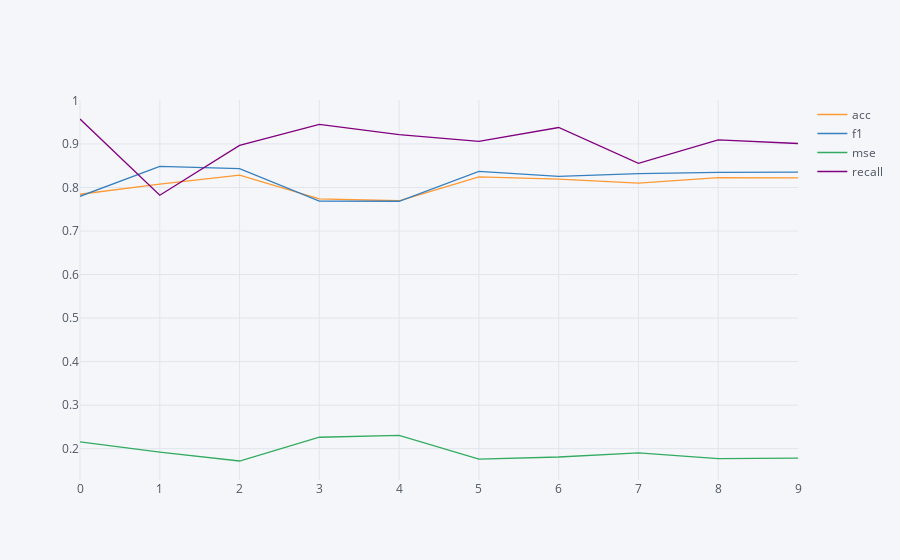

Source (notebook cell):
### Code cell
print('base')
lstm_base_evas.iplot()
print('simplification')
lstm_simpler_evas.iplot()
print('dropout')
lstm_dropout_evas.iplot()
print('dropout 0.2')
lstm_dropout2_evas.iplot()
print('batch normalization')
lstm_bn_evas.iplot()
print('glorot initialization')
lstm_glorot_evas.iplot()
print('glorot initialization without batch normalization')
lstm_glorot_wo_bn_evas.iplot()
print('double lstm')
lstm_double_evas.iplot()
print('convolutional lstm')
lstm_conv_evas.iplot()
print('convolutional 2d lstm')
lstm_conv1d_evas.iplot()
print('bidirectional lstm')
lstm_bidirectional_evas.iplot()

### Figure 1 — Plotly figure (JSON) as saved in the notebook; plotly's stock layout.template omitted (floating-point values rounded to 4 significant figures)
{"data": [{"line": {"color": "rgba(255, 153, 51, 1.0)", "dash": "solid", "shape": "linear", "width": 1.3}, "mode": "lines", "name": "acc", "text": "", "type": "scatter", "uid": "b75e2d64-b275-4c36-92c9-346e5487af6d", "x": [0, 1, 2, 3, 4, 5, 6, 7, 8, 9], "y": [0.7844, 0.8078, 0.8284, 0.7738, 0.7695, 0.8241, 0.8191, 0.8099, 0.8227, 0.822]}, {"line": {"color": "rgba(55, 128, 191, 1.0)", "dash": "solid", "shape": "linear", "width": 1.3}, "mode": "lines", "name": "f1", "text": "", "type": "scatter", "uid": "cadc97f0-8301-4df6-bd5b-c821d3957d9f", "x": [0, 1, 2, 3, 4, 5, 6, 7, 8, 9], "y": [0.7797, 0.8483, 0.8433, 0.7687, 0.7684, 0.8368, 0.8255, 0.8317, 0.8347, 0.8354]}, {"line": {"color": "rgba(50, 171, 96, 1.0)", "dash": "solid", "shape": "linear", "width": 1.3}, "mode": "lines", "name": "mse", "text": "", "type": "scatter", "uid": "c7018ced-73e8-4694-aee1-63de50950beb", "x": [0, 1, 2, 3, 4, 5, 6, 7, 8, 9], "y": [0.2156, 0.1922, 0.1716, 0.2262, 0.2305, 0.1759, 0.1809, 0.1901, 0.1773, 0.178]}, {"line": {"color": "rgba(128, 0, 128, 1.0)", "dash": "solid", "shape": "linear", "width": 1.3}, "mode": "lines", "name": "recall", "text": "", "type": "scatter", "uid": "8afdaad9-bf03-4a83-b757-8aa7dd733331", "x": [0, 1, 2, 3, 4, 5, 6, 7, 8, 9], "y": [0.9573, 0.7822, 0.8967, 0.9447, 0.9214, 0.906, 0.9378, 0.8553, 0.9092, 0.901]}], "layout": {"legend": {"bgcolor": "#F5F6F9", "font": {"color": "#4D5663"}}, "paper_bgcolor": "#F5F6F9", "plot_bgcolor": "#F5F6F9", "title": {"font": {"color": "#4D5663"}}, "xaxis": {"gridcolor": "#E1E5ED", "showgrid": true, "tickfont": {"color": "#4D5663"}, "title": {"font": {"color": "#4D5663"}, "text": ""}, "zerolinecolor": "#E1E5ED"}, "yaxis": {"gridcolor": "#E1E5ED", "showgrid": true, "tickfont": {"color": "#4D5663"}, "title": {"font": {"color": "#4D5663"}, "text": ""}, "zerolinecolor": "#E1E5ED"}}}
